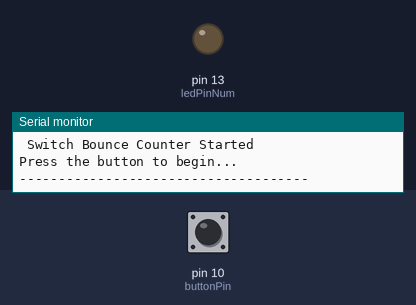
The sketch below on a simulated Arduino Uno, built with avr-gcc and run on an emulated ATmega328P. Shown: output pins drawn as LEDs (lit = HIGH), the last lines printed to the serial monitor. The test bench sets the inputs (shaded band); at power-on: pin 10 (buttonPin) LOW.

Above: at 1.2 s.
1.3 s: pin 10 (buttonPin) pulled HIGH for 0.15 s
At 1.37 s:
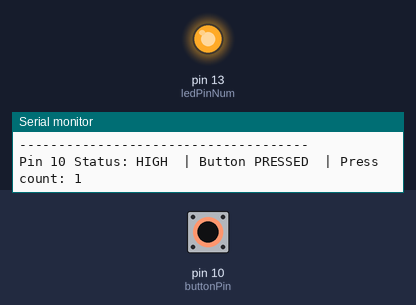
2.9 s: pin 10 (buttonPin) pulled HIGH for 3.2 s
At 7.3 s:
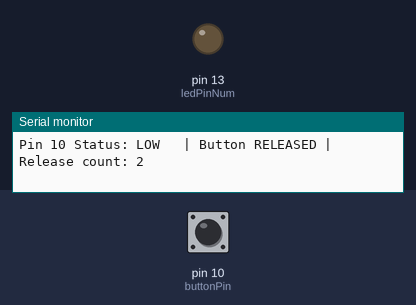
Timing chart, 0 to 8.8 s (numbered marks = the images above; inputs shaded):
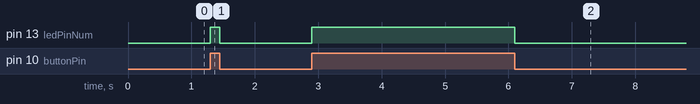

Measured:
- after the input at 1.3 s, pin 13 (ledPinNum): LOW → HIGH at once, → LOW 0.15 s later
- after the input at 2.9 s, pin 13 (ledPinNum): LOW → HIGH at once, → LOW 3.2 s later

The sketch:

CS-4540-03-lab4-A2.ino
```cpp
const int buttonPin = 10;
const int ledPinNum = 13;

int buttonState = 0;
int lastButtonState = 0;
int pressCount = 0;
int releaseCount = 0;

void setup() {
  pinMode(ledPinNum, OUTPUT);
  pinMode(buttonPin, INPUT);
  Serial.begin(9600);
  Serial.println(" Switch Bounce Counter Started ");
  Serial.println("Press the button to begin...");
  Serial.println("-------------------------------------");
}

void loop() {
  buttonState = digitalRead(buttonPin);

  // if the button state has changed then run it if not then don't do anything
  if (buttonState != lastButtonState) {

    // the switch has just been pressed
    if (buttonState == HIGH) {

      pressCount++;
      digitalWrite(ledPinNum, HIGH);
      Serial.print("Pin 10 Status: HIGH  | Button PRESSED  | Press count: ");
      Serial.println(pressCount);

    } else {
      // the switch has just been released
      releaseCount++;
      digitalWrite(ledPinNum, LOW);
      Serial.print("Pin 10 Status: LOW   | Button RELEASED | Release count: ");
      Serial.println(releaseCount);
    }

    // update the button state for the next time it runs
    lastButtonState = buttonState;
  }
}
```
